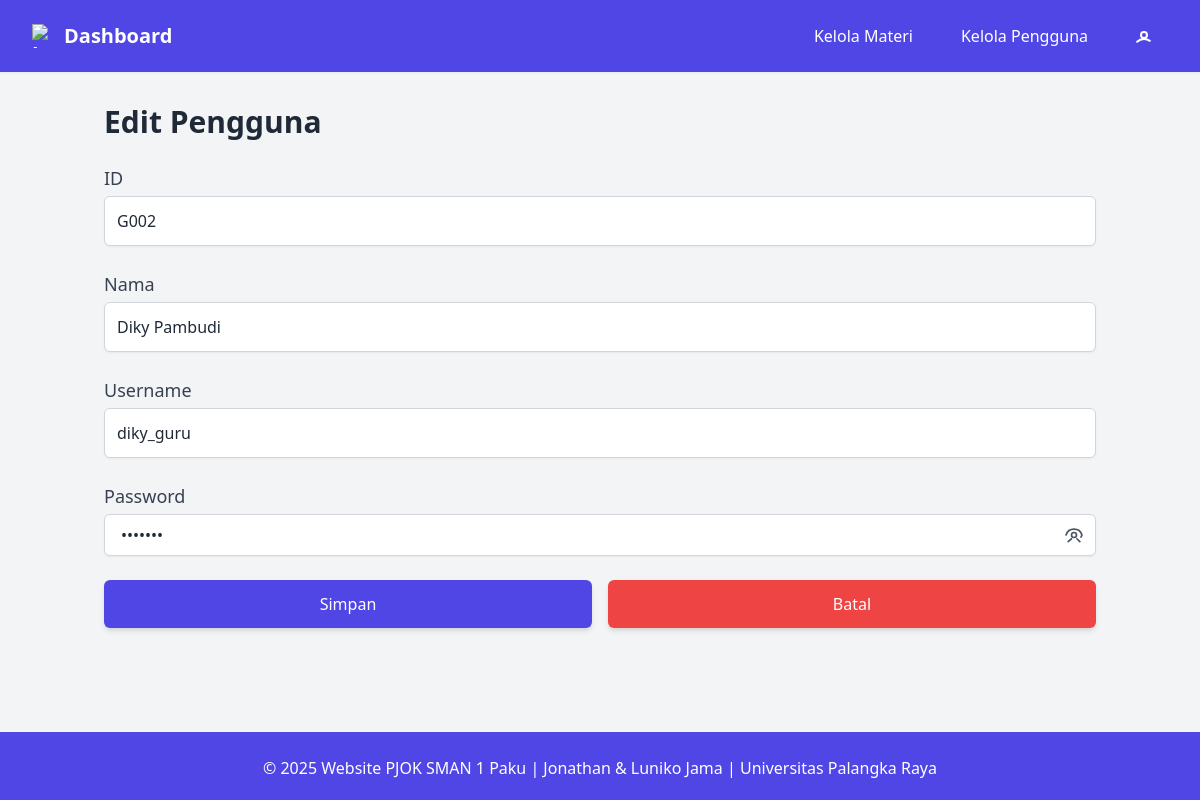
Before: /pages/admin/pengguna/edit.php?id=G002&role=guru (signed in) with the older database file.
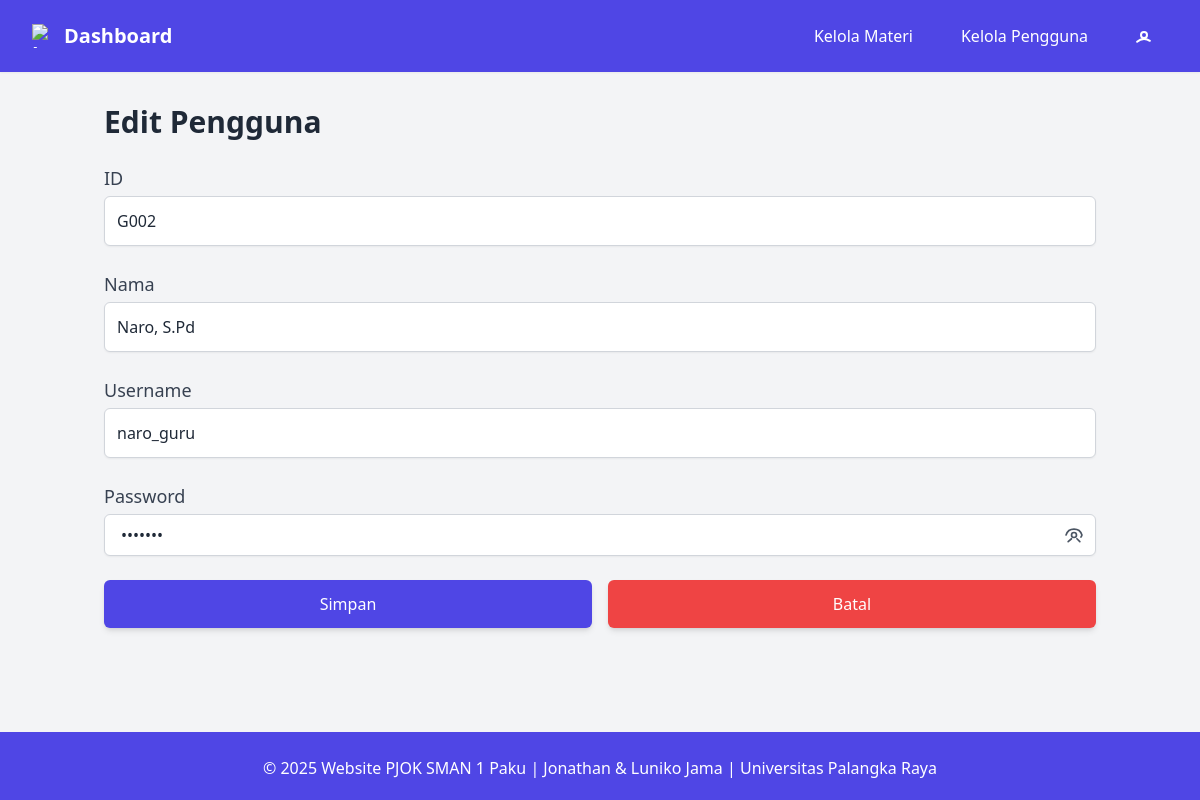
After: the same page with the newer database file.
### tables this page shows
CREATE TABLE `guru` (
  `id_guru` varchar(10) NOT NULL CHECK (`id_guru` like 'G%'),
  `nama_guru` varchar(255) NOT NULL,
  `username_guru` varchar(50) NOT NULL,
  `password_guru` varchar(255) NOT NULL
);

### pages/admin/pengguna/edit.php (the view, shortened to what this page needs)
<?php
require_once "../../../database.php";
include "../../../includes/navbar_admin.php";
$id   = mysqli_real_escape_string($conn, $_GET['id']);
$role = $_GET['role'];
if ($role === 'guru') {
    $res      = mysqli_query($conn, "SELECT * FROM guru WHERE id_guru='{$id}'");
    $pengguna = mysqli_fetch_assoc($res);
} else {
    $res      = mysqli_query($conn, "SELECT * FROM siswa WHERE id_siswa='{$id}'");
    $pengguna = mysqli_fetch_assoc($res);
}
?>
<div class="container mx-auto mt-8 px-4">
    <h3 class="text-3xl font-semibold text-gray-800 mb-6">Edit Pengguna</h3>
    <form method="POST" class="space-y-6">
        <div>
            <label class="block text-lg font-medium text-gray-700">ID</label>
            <input type="text" name="id" value="<?= htmlspecialchars(
                $pengguna['id_guru'] ?? $pengguna['id_siswa']
            ) ?>" readonly
                class="mt-1 p-3 w-full border border-gray-300 rounded-md shadow-sm focus:outline-none focus:ring-2 focus:ring-indigo-600">
        </div>
        <div>
            <label class="block text-lg font-medium text-gray-700">Nama</label>
            <input type="text" name="nama" value="<?= htmlspecialchars(
                $pengguna['nama_guru'] ?? $pengguna['nama_siswa']
            ) ?>" required
                class="mt-1 p-3 w-full border border-gray-300 rounded-md shadow-sm focus:outline-none focus:ring-2 focus:ring-indigo-600">
        </div>
        <div>
            <label class="block text-lg font-medium text-gray-700">Username</label>
            <input type="text" name="username" value="<?= htmlspecialchars(
                $pengguna['username_guru'] ?? $pengguna['username_siswa']
            ) ?>" required
                class="mt-1 p-3 w-full border border-gray-300 rounded-md shadow-sm focus:outline-none focus:ring-2 focus:ring-indigo-600">
        </div>
        <div class="mb-4">
            <label class="block text-lg font-medium text-gray-700 mb-1">Password</label>
            <div class="relative mt-1">
                <input type="password" name="password" id="password" value="<?= htmlspecialchars(
                    $pengguna['password_guru'] ?? $pengguna['password_siswa']
                ) ?>" required
                    class="w-full px-4 py-2 rounded-md border border-gray-300 shadow-sm focus:outline-none focus:ring-2 focus:ring-indigo-600 pr-10">
                <button type="button" onclick="togglePassword()"
                        class="absolute inset-y-0 right-3 flex items-center justify-center text-gray-600 hover:text-gray-900 focus:outline-none">
                </button>
            </div>
        </div>
        <div class="flex space-x-4">
            <button type="submit" name="update"
                    class="flex-1 bg-indigo-600 text-white p-3 rounded-md shadow-md hover:bg-indigo-700 focus:outline-none focus:ring-2 focus:ring-indigo-600">
                Simpan
            </button>
            <button type="button" onclick="window.location.href='index.php?role=<?= $role ?>'"
                    class="flex-1 bg-red-500 text-white p-3 rounded-md shadow-md hover:bg-red-600 focus:outline-none focus:ring-2 focus:ring-red-600">
                Batal
            </button>
        </div>
    </form>
</div>
<?php include "../../../includes/footer.php"; ?>

Changed rows visible on the page:
changed guru "G002": nama "Diky Pambudi" → "Naro, S.Pd"; username "diky_guru" → "naro_guru"
